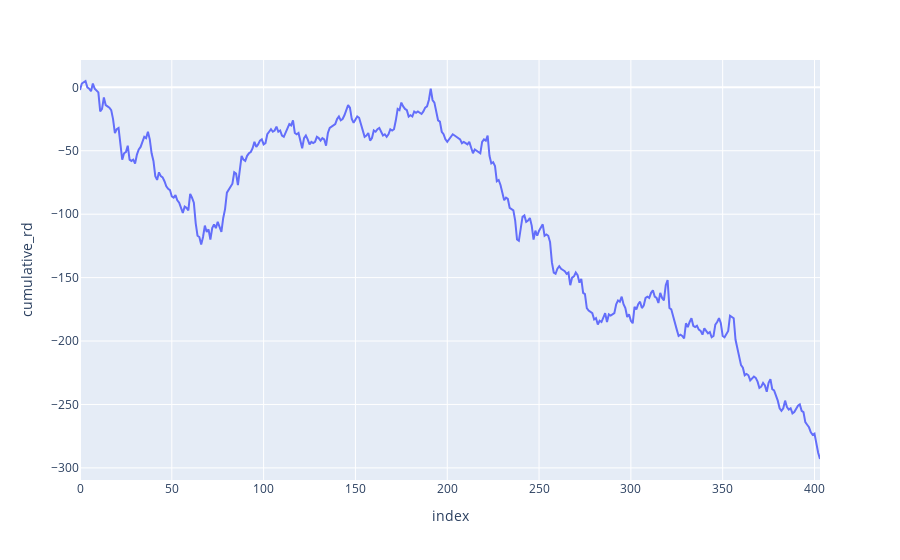

Source (notebook cell):
### Code cell
df = get_rd_data("Cornell",2010,2020)
fig = px.line(df, x=df.index, y="cumulative_rd", hover_name="opponent")
fig.show()

### Figure 1 — Plotly figure (JSON) as saved in the notebook; plotly's stock layout.template omitted (floating-point values rounded to 4 significant figures; data arrays with more than 128 entries replaced by an {"elided": "..."} marker saying what was removed)
{"data": [{"hovertemplate": "<b>%{hovertext}</b><br><br>index=%{x}<br>cumulative_rd=%{y}<extra></extra>", "hovertext": {"elided": "404 str values"}, "legendgroup": "", "line": {"color": "#636efa", "dash": "solid"}, "mode": "lines", "name": "", "orientation": "v", "showlegend": false, "type": "scatter", "x": {"elided": "404 int values"}, "xaxis": "x", "y": {"elided": "404 int values"}, "yaxis": "y"}], "layout": {"legend": {"tracegroupgap": 0}, "margin": {"t": 60}, "xaxis": {"anchor": "y", "domain": [0, 1], "title": {"text": "index"}}, "yaxis": {"anchor": "x", "domain": [0, 1], "title": {"text": "cumulative_rd"}}}}
